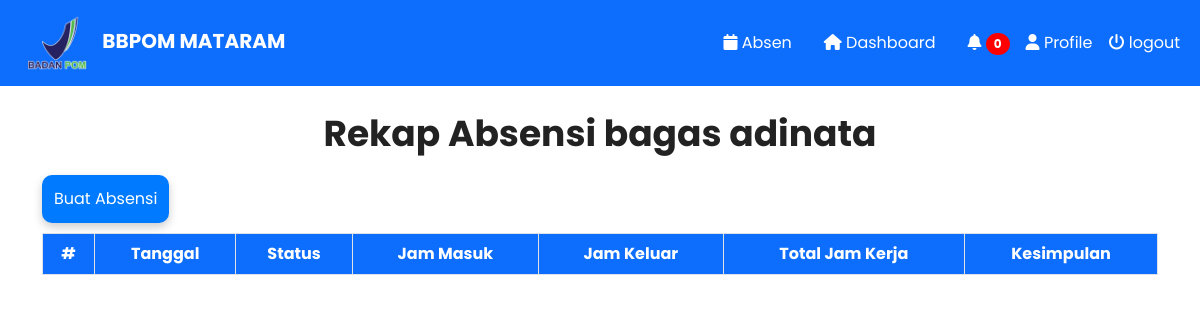
The page /absensi_pkl.php (signed in) on the database as committed earlier.
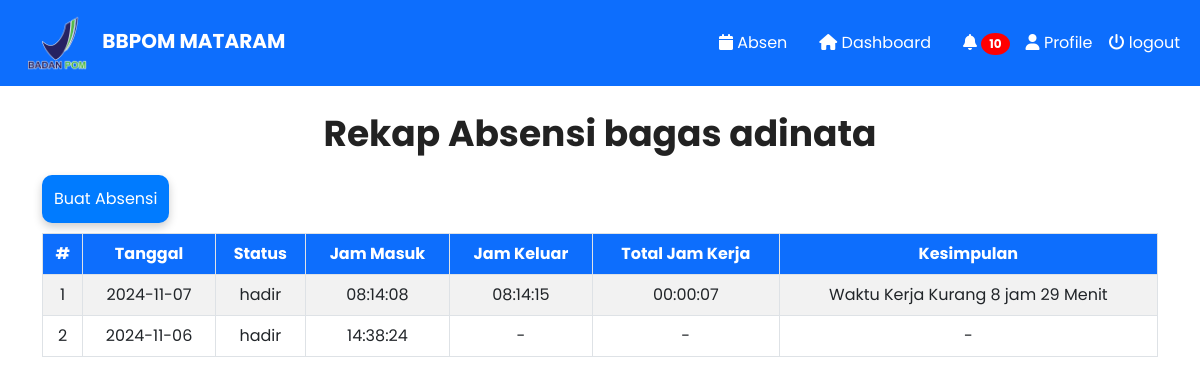
The same page on the database as committed later.
### tables this page shows
CREATE TABLE `users` (
  `id` int(6) NOT NULL,
  `nama` varchar(50) NOT NULL,
  `email` varchar(50) NOT NULL,
  `universitas` varchar(255) DEFAULT NULL,
  `no_hp` varchar(20) NOT NULL,
  `password` varchar(50) NOT NULL,
  `status` varchar(20) NOT NULL,
  `foto` text NOT NULL
);

CREATE TABLE `absensi` (
  `id` int(11) NOT NULL,
  `user_id` int(11) NOT NULL,
  `nama` varchar(255) DEFAULT NULL,
  `status` enum('hadir','izin','sakit') NOT NULL,
  `keterangan` varchar(50) DEFAULT NULL,
  `tanggal` date NOT NULL,
  `foto` text NOT NULL,
  `foto_keluar` text NOT NULL,
  `latitude` decimal(10,8) DEFAULT NULL,
  `latitude_keluar` decimal(10,8) NOT NULL,
  `longitude` decimal(11,8) DEFAULT NULL,
  `longitude_keluar` decimal(11,8) NOT NULL,
  `waktu_masuk` time DEFAULT NULL,
  `waktu_keluar` time DEFAULT NULL,
  `durasi` time DEFAULT NULL,
  `kesimpulan` varchar(255) DEFAULT NULL
);

### absensi_pkl.php (the view, shortened to what this page needs)
<?php
include('koneksi.php');
$sql_0 = mysqli_query($conn, "SELECT * FROM `tb_seo` WHERE id = 1");
$s0 = mysqli_fetch_array($sql_0);
$urlweb = $s0['urlweb'];
if (isset($_SESSION['role'])) {
    $role = $_SESSION['role'];
} else {
    header("Location: " . $urlweb);
}
if (isset($_SESSION['id'])) {
    $id = $_SESSION['id'];
    if ($role == "admin") {
        $email = "";
        $nama = "";
        $no_hp = "";
        $status = "";
    } else {
        $sql = "SELECT * FROM users where id ='$id'";
        $result = mysqli_query($conn, $sql);
        $row = mysqli_fetch_assoc($result);
        $nama = $row['nama'];
        $status = $row['status'];
    }
} else {
    $email = "";
    $nama = "";
    $no_hp = "";
    header("Location: index.php");
}
?>
<!DOCTYPE html>
<html lang="en">
<head>
    <link href="https://cdn.jsdelivr.net/npm/bootstrap@5.0.2/dist/css/bootstrap.min.css" rel="stylesheet"
>
    <link rel="stylesheet" href="vendor\fontawesome\css\all.min.css">
    <link rel="stylesheet" href="Asset/CSS/style_pkl.css">
    <link rel="stylesheet" href="https://cdn.jsdelivr.net/npm/sweetalert2@11/dist/sweetalert2.min.css">
</head>
<body>
        <nav class="navbar navbar-expand-lg navbar-dark bg-primary fixed-top">
        <div class="container-fluid">
            <a class="navbar-brand" href="#">
                <img src="Asset/Gambar/logo.png" alt="#" width="60px" height="60px"
                    style="margin-left: 15px; margin-right: 10px;">
                <b>BBPOM MATARAM</b>
            </a>
            <div class="collapse navbar-collapse" id="navbarNav">
                <ul class="navbar-nav ms-auto">
                <?php
                    if ($status == "active" || $status == "done") {
                    ?>
                        <li class="nav-item me-3 dashboard">
                            <a class="nav-link" style="color: white;" href="tambah_absensi.php">
                                <i class="fas fa-calendar"></i>
                                Absen</a>
                        </li>
                    <?php } ?>
                    <?php
                    if ($status == "active" || $status == "done") {
                    ?>
                        <li class="nav-item me-3 dashboard">
                            <a class="nav-link" style="color: white;" href="pkl.php">
                                <i class="fas fa-home"></i>
                                Dashboard
                            </a>
                        </li>
                    <?php } ?>
                    <li class="nav-item">
                        <a class="nav-link text-nowrap" href="#" data-bs-toggle="modal"
                            data-bs-target="#notificationModal">
                            <div class="notification-icon">
                                <i class="fas fa-bell"></i>
                                <?php
                                $sql_count = "SELECT COUNT(*) AS count FROM notifikasi WHERE userid='$id' AND status='pkl'";
                                $result_count = mysqli_query($conn, $sql_count);
                                $row_count = mysqli_fetch_assoc($result_count);
                                $notification_count = $row_count['count'];
                                ?>
                                <span class="badge"><?php echo $notification_count; ?></span>
                            </div>
                        </a>
                    </li>
                    <li class="nav-item">
                        <a class="nav-link text-nowrap" style="color: white" href="#" data-bs-toggle="modal"
                            data-bs-target="#profileModal">
                            <i class="fas fa-user"></i> Profile
                        </a>
                    </li>
                    <li class="nav-item">
                            <a class="nav-link text-nowrap" style="color: white" href="#" data-bs-toggle="modal"
                            data-bs-target="#logoutModal">
                            <i class="fas fa-power-off"></i> logout
                        </a>
                    </li>
                </ul>
            </div>
        </div>
    </nav>
    <br><br><br><br>
    <div class="text-center mt-3">
        <h2 class="title">Rekap Absensi <?php echo htmlspecialchars($nama) ?></h2>
    </div>
    <div class="container mt-3 mb-5">
        <a href="tambah_absensi.php" class='btn btn-primary' style="margin-bottom:10px;">Buat Absensi</a><br>
        <div class="table-responsive">
            <table class="table table-bordered table-striped table-hover text-center">
                <thead class="bg-primary" style="vertical-align: middle; color: white;">
                    <tr>
                        <th>#</th>
                        <th>Tanggal</th>
                        <th>Status</th>
                        <th>Jam Masuk</th>
                        <th>Jam Keluar</th>
                        <th>Total Jam Kerja</th>
                        <th>Kesimpulan</th>
                    </tr>
                </thead>
                <tbody>
                    <?php
                    $id_user = $_SESSION['id'];
                    $sql2 = "SELECT * FROM absensi WHERE user_id = '$id_user' ORDER BY tanggal DESC";
                    $result2 = mysqli_query($conn, $sql2);
                    $no = 1;
                    while ($row2 = mysqli_fetch_assoc($result2)) {
                        echo "<tr>";
                        echo "<td scope='row'>{$no}</td>";
                        echo "<td>{$row2['tanggal']}</td>";
                        echo "<td>{$row2['status']}</td>";
                        echo "<td>{$row2['waktu_masuk']}</td>";
                        if ($row2['waktu_keluar'] != NULL) {
                            echo "<td>{$row2['waktu_keluar']}</td>";
                            echo "<td>{$row2['durasi']}</td>";
                            echo "<td>{$row2['kesimpulan']}</td>";
                        } else {
                            echo "<td>-</td>";
                            echo "<td>-</td>";
                            echo "<td>-</td>";
                        }
                        echo "</tr>";
                        $no++;
                    }
                    ?>
                </tbody>
            </table>
        </div>
    </div>
</body>
</html>

### Asset/CSS/style_pkl.css (style rules this page uses)
body { background-color: #ffffff; margin-bottom: 10px; font-family: 'Poppins', sans-serif; }
.title { font-size: 36px; font-weight: 700; color: #222; margin-bottom: 20px; }
i { color: rgb(255, 255, 255); }
.notification-icon { position: relative; }
.notification-icon .badge { padding: 5px 8px; border-radius: 50%; background-color: red; color: white; }
.btn-primary { background-color: #007bff; border: none; padding: 12px 12px; border-radius: 10px; transition: all 0.3s ease; box-shadow: 0 4px 10px rgba(0, 0, 0, 0.2); }

Rows that differ between the two databases and show on the page:
added absensi: tanggal "2024-11-07", status "hadir", waktu_masuk "08:14:08", waktu_keluar "08:14:15", durasi "00:00:07", kesimpulan "Waktu Kerja Kurang 8 jam 29 Menit"
added absensi: tanggal "2024-11-06", status "hadir", waktu_masuk "14:38:24"
Other text that changed with them:
$notification_count: "0" → "10"
